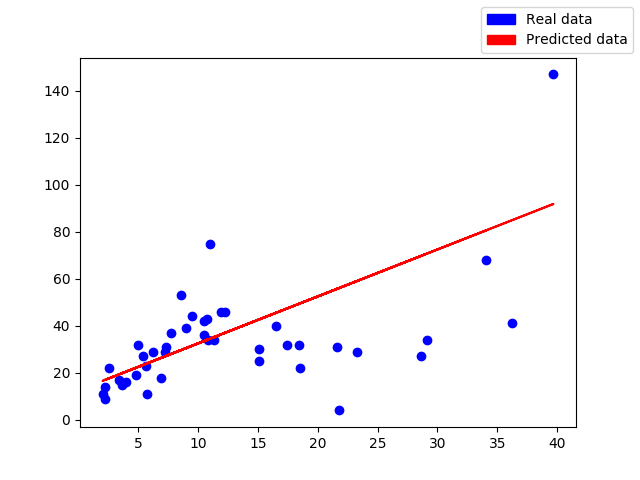

Source code (Python):
import os
import tensorflow as tf
import numpy as np
import matplotlib as mpl
import xlrd

mpl.use('Agg')
os.environ['TF_CPP_MIN_LOG_LEVEL'] = '2'


def figure(d, w, b):
    import matplotlib.patches as mpatches
    import matplotlib.pyplot as plt
    x, y = d.T[0], d.T[1]
    fig = plt.figure(1)
    ax = fig.add_subplot(111)
    ax.plot(x, y, 'bo')
    ax.plot(x, x * w + b, 'r')
    p1 = mpatches.Patch(color='b')
    p2 = mpatches.Patch(color='r')
    fig.legend((p1, p2), ('Real data', 'Predicted data'))
    fig.savefig('lecture3.png')

DATA_FILE = '../examples/data/fire_theft.xls'

book = xlrd.open_workbook(DATA_FILE, encoding_override='utf-8')
sheet = book.sheet_by_index(0)
data = np.asarray([sheet.row_values(i) for i in range(1, sheet.nrows)])
n_samples = sheet.nrows - 1

X = tf.placeholder(tf.float32, name='X')
Y = tf.placeholder(tf.float32, name='Y')

w = tf.Variable(0.0, name='weights')
b = tf.Variable(0.0, name='bias')

Y_predicted = X * w + b

loss = tf.square(Y - Y_predicted, name='loss')
optimizer = tf.train.GradientDescentOptimizer(learning_rate=0.001).minimize(loss)

with tf.Session() as sess:
    sess.run(tf.global_variables_initializer())
    writer = tf.summary.FileWriter('./graphs', sess.graph)

    for i in range(50):
        total_loss = 0
        for x, y in data:
            _, l = sess.run([optimizer, loss], feed_dict={X: x, Y: y})
            total_loss += l
        print('Epoch {0}: {1}'.format(i, total_loss/n_samples))

    writer.close()
    w, b = sess.run([w, b])

figure(data, w, b)

